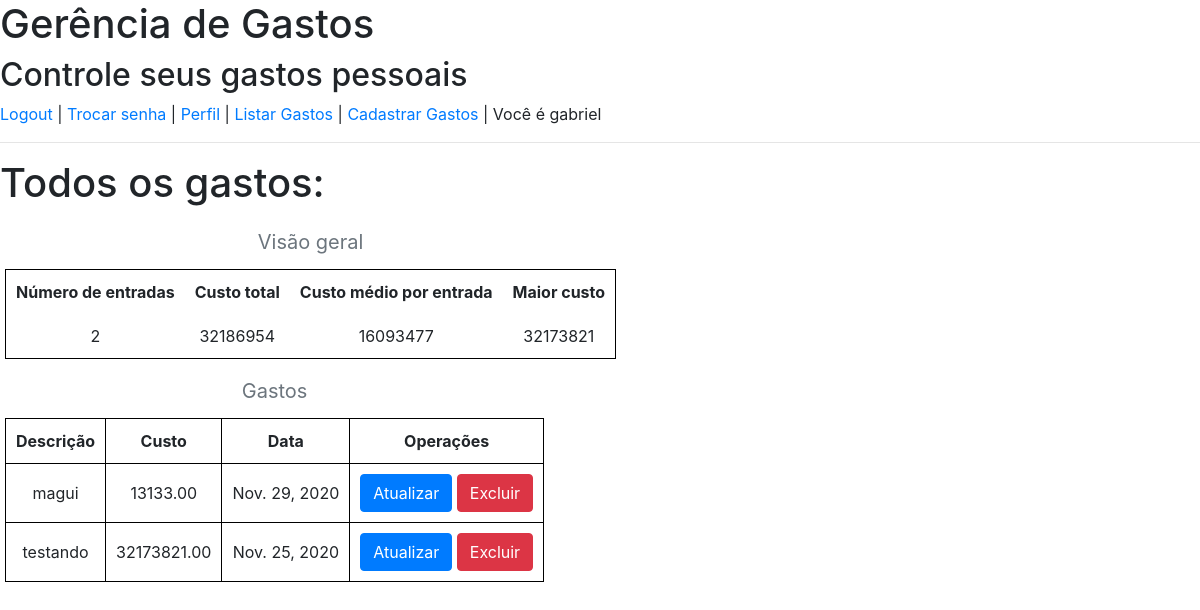
The app's page /gastos/lista/ (signed in), older data.
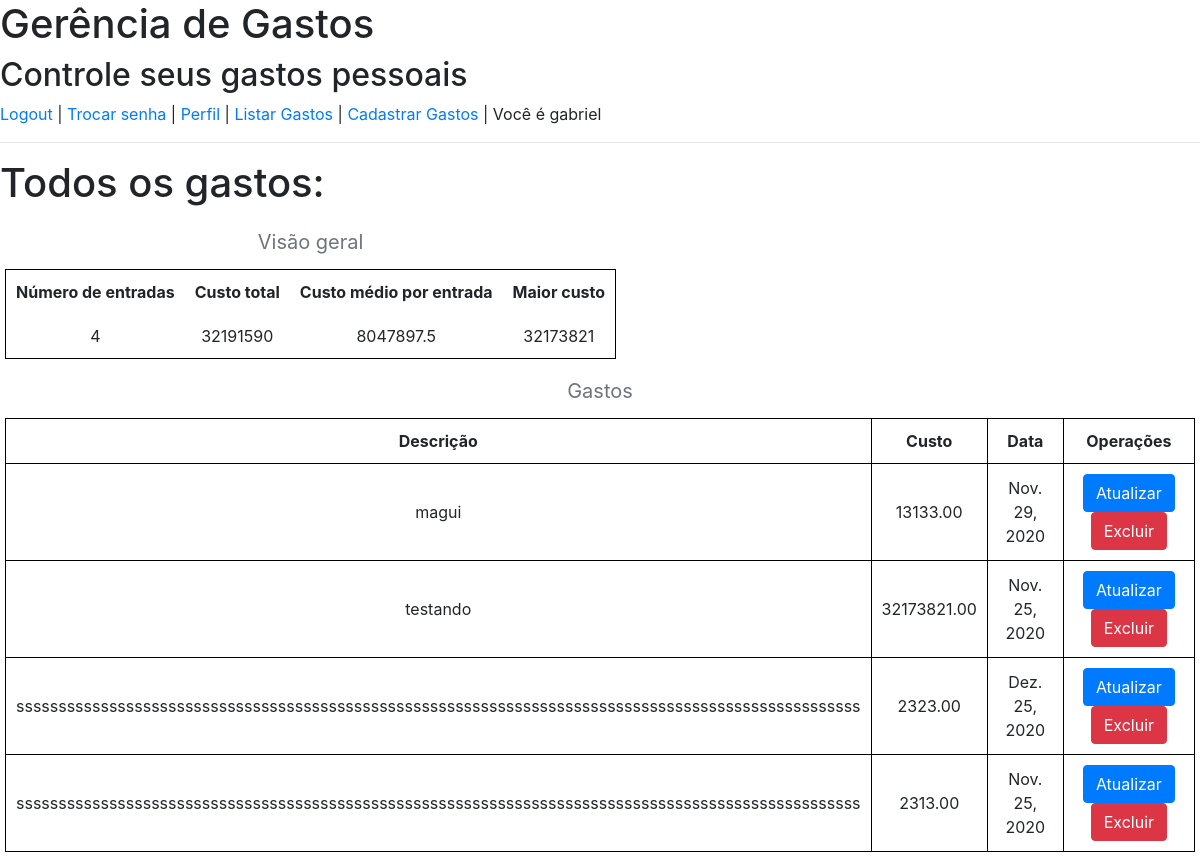
The same page, newer data.
### gastos/models.py (models this page shows, shortened)
class Gasto(models.Model):
    descricao = models.CharField(max_length=100, help_text="Entre com a descrição do gasto")
    custo = models.DecimalField(help_text="Entre com o custo", decimal_places=2, max_digits=10)
    data = models.DateField(help_text="Data do gasto no formato <em>DD/MM/AAAA<em>")
    usuario = models.ForeignKey(settings.AUTH_USER_MODEL, on_delete=models.CASCADE, blank=True, null=True)

### gastos/views.py (the view)
# urls.py: path('lista/', views.GastoListView.as_view(), name="lista-gastos"),
class GastoListView(LoginRequiredMixin, View):
    def get(self, request, *args, **kwargs):
        gastos = Gasto.objects.filter(usuario=request.user)
        numero_entradas = gastos.count()
        custo_total = gastos.aggregate(Sum('custo')).get('custo__sum', None)
        custo_entrada_media = gastos.aggregate(Avg('custo')).get('custo__avg', None)
        maior_custo = gastos.aggregate(Max('custo')).get('custo__max', None)
        context = { 'gastos': gastos,
                   'numero_entradas': numero_entradas,
                   'custo_total': custo_total,
                   'custo_entrada_media': custo_entrada_media,
                   'maior_custo': maior_custo,
                   }
        return render(request, 'gastos/listaGastos.html', context)

### gastos/templates/gastos/listaGastos.html (shortened to what this page needs)
{% extends 'trabalho/base.html' %}
{% load static %}
{% block head %}
<link rel="stylesheet" href="{% static 'gastos/css/listaGastos.css' %}">
{% endblock %}
{% block content %}
<h1>Todos os gastos:</h1>
<table>
		<caption>Visão geral</caption>
    <tr>
    <th>Número de entradas</th>
    <th>Custo total</th>
    <th>Custo médio por entrada</th>
    <th>Maior custo</th>
    </tr>
    <tr>
        <td>{{ numero_entradas }}</td>
        <td>{{ custo_total }}</td>
        <td>{{ custo_entrada_media }}</td>
        <td>{{ maior_custo }}</td>
    </tr>
</table>
<table border="1">
		<caption>Gastos</caption>
    <tr>
    <th>Descrição</th>
    <th>Custo</th>
    <th>Data</th>
    <th>Operações</th>
    </tr>
    {% for gasto in gastos %}
    <tr>
        <td>{{ gasto.descricao }}</td>
        <td>{{ gasto.custo }}</td>
        <td>{{ gasto.data }}</td>
        <td>
            <a href="{% url 'gastos:atualiza-gasto' pk=gasto.id %}" class='btn btn-primary'>Atualizar</a>
            <a href="{% url 'gastos:apaga-gasto' pk=gasto.id %}" class='btn btn-danger'>Excluir</a>
        </td>
    </tr>
    {% empty %}
    <tr>
        <th colspan="6">
            Ainda não tem gastos cadastrados
        </th>
    </tr>
    {% endfor %}
</table>
{% endblock %}

Row changes from the older to the newer data that the page shows:
added Gasto: descricao "ssssssssssssssssssssssssssssssssssssssssssssssssssssssssssssssssssssssssssssssssssssssssssssssssssss", custo "2323.00", data "Dez. 25, 2020"
added Gasto: descricao "ssssssssssssssssssssssssssssssssssssssssssssssssssssssssssssssssssssssssssssssssssssssssssssssssssss", custo "2313.00", data "Nov. 25, 2020"
Text that changed along with them:
{{ numero_entradas }}: "2" → "4"
{{ custo_total }}: "32186954" → "32191590"
{{ custo_entrada_media }}: "16093477" → "8047897.5"
